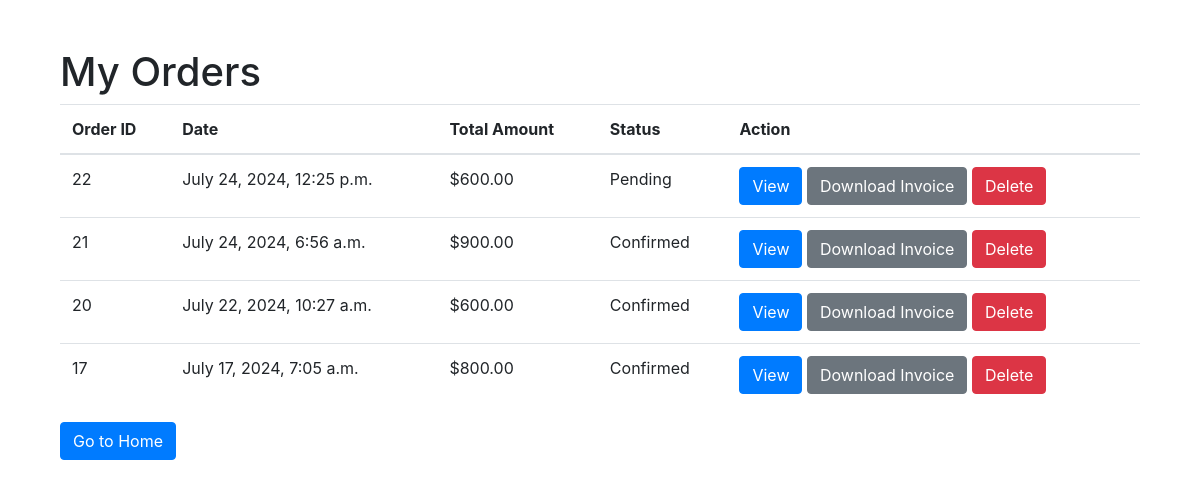
Screenshot of /orders/ (signed in) with the database file from the repository.
### bookstore/models.py (models this page shows)
class Order(models.Model):
    user = models.ForeignKey(User, on_delete=models.CASCADE)
    total_amount = models.DecimalField(max_digits=10, decimal_places=2)
    created_at = models.DateTimeField(auto_now_add=True)
    address_line1 = models.CharField(max_length=255, null=True, default=None, blank=True  )
    address_line2 = models.CharField(max_length=255, blank=True, null=True,default=None)
    city = models.CharField(max_length=100,null=True, default=None, blank=True)
    state = models.CharField(max_length=100,null=True, default=None, blank=True)
    zip_code = models.CharField(max_length=20, default = 411033)
    is_confirmed = models.BooleanField(default=False)
    tracking_number = models.CharField(max_length=100, blank=True, null=True)

### bookstore/views.py (the view)
# urls.py: path('orders/', Orders.as_view(),name='orders'),
class Orders(View):
    template_name = 'orders.html'
    def get(self, request):
        orders = Order.objects.filter(user=request.user).order_by('-created_at')
        return render(request, self.template_name, {'orders': orders})

### templates/orders.html (shortened to what this page needs)
{% extends 'base.html' %}
{% block content %}
<div class="container mt-5">
    <h1>My Orders</h1>
    <table class="table">
        <thead>
            <tr>
                <th>Order ID</th>
                <th>Date</th>
                <th>Total Amount</th>
                <th>Status</th>
                <th>Action</th>
            </tr>
        </thead>
        <tbody>
            {% for order in orders %}
            <tr>
                <td>{{ order.id }}</td>
                <td>{{ order.created_at }}</td>
                <td>${{ order.total_amount }}</td>
                <td>{{ order.is_confirmed|yesno:"Confirmed,Pending" }}</td>
                <td><a href="{% url 'order_confirmation' order.id %}" class="btn btn-primary">View</a>
                    <a href="{% url 'order_invoice' order.id %}" class="btn btn-secondary">Download Invoice</a>
                    <form method="post" action="{% url 'delete_order' order.id %}" style="display:inline;">
                        <button type="submit" class="btn btn-danger">Delete</button>
                    </form>
                </td>
            </tr>
            {% endfor %}
        </tbody>
    </table>
    <a href="{% url 'user_home' %}" class="btn btn-primary">Go to Home</a>
</div>
{% endblock %}

### rows the page displays
Order: id "22", created_at "July 24, 2024, 12:25 p.m.", total_amount "600.00", is_confirmed "Pending"
Order: id "21", created_at "July 24, 2024, 6:56 a.m.", total_amount "900.00", is_confirmed "Confirmed"
Order: id "20", created_at "July 22, 2024, 10:27 a.m.", total_amount "600.00", is_confirmed "Confirmed"
Order: id "17", created_at "July 17, 2024, 7:05 a.m.", total_amount "800.00", is_confirmed "Confirmed"
